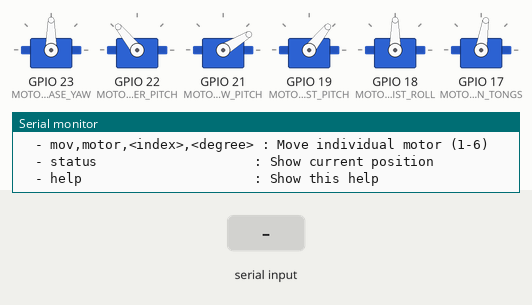
A sketch run on a simulated ESP32. On the bench: 6 × servo, the last lines printed to the serial monitor. The test bench sets the inputs (shaded band).

Above: at 4.0 s.
4.1 s: "mov,tongs\n" received over Serial
At 4.55 s:
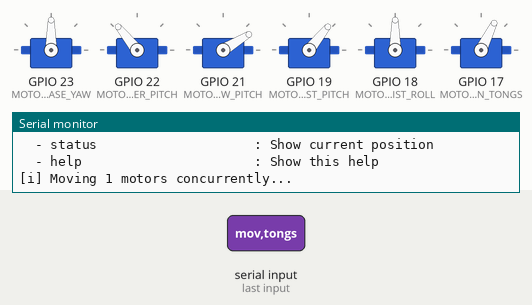
At 6.2 s:
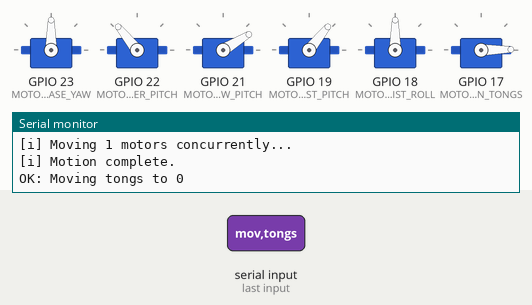
7.1 s: "mov,default\n" received over Serial
At 7.95 s:
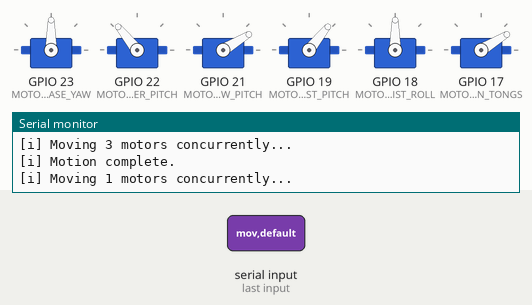
Timing chart, 0 to 10.5 s (numbered marks = the images above; inputs shaded):
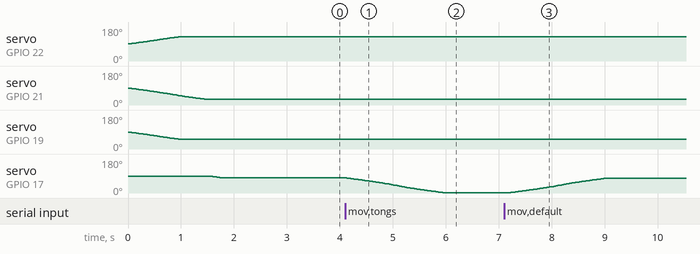

The sketch:

robot_sw_basic.ino
```cpp
#include <ESP32Servo.h>
#include <math.h>

// --- 하드웨어 정의 ---
#define MOTOR_PIN_1_BASE_YAW      (23)   // PWM 지원 핀
#define MOTOR_PIN_2_SHOULDER_PITCH (22)   // PWM 지원 핀
#define MOTOR_PIN_3_ELBOW_PITCH   (21)  // PWM 지원 핀
#define MOTOR_PIN_4_WRIST_PITCH   (19)   // PWM 지원 핀
#define MOTOR_PIN_5_WRIST_ROLL    (18)   // PWM 지원 핀
#define MOTOR_PIN_TONGS           (17)  // PWM 지원 핀

// --- 상수 ---
#define DEGREE_MIN    (0)
#define DEGREE_MAX    (180)
#define NOMOV         (255) // 모터 움직임 없음을 나타내는 값
#define MAX_MOTORS    (6)   // 최대 모터 수 (5축 + 그리퍼)

// --- 기본 위치 ---
#define DEFAULT_DEGREE_M1 (90)
#define DEFAULT_DEGREE_M2 (130)
#define DEFAULT_DEGREE_M3 (150)
#define DEFAULT_DEGREE_M4 (50)
#define DEFAULT_DEGREE_M5 (90)
#define DEFAULT_DEGREE_TONGS (80)

// 전방 선언
class Motor;

// 모터 이동 명령을 정의하는 구조체
struct MotorCommand
{
  Servo* servo;
  int targetDegree;
  bool invertRotation;
};

class Motor
{
  private:
    // 개별 모터 속도 프로파일 관리를 위한 내부 클래스
    class SpeedControlParam
    {
      public:
        int fromDegree;
        int toDegree;
        int currDegree;
        int delta;
        int momentaryDelay;
        bool isActive; // 활성 상태 플래그 추가

        SpeedControlParam() : isActive(false) {} // 기본 생성자

        SpeedControlParam(int fromDegree, int toDegree)
        {
          if (toDegree == NOMOV || fromDegree == toDegree)
          {
            this->currDegree = NOMOV;
            this->toDegree = NOMOV;
            this->momentaryDelay = 0; // 명시적 초기화
            this->isActive = false;
            return;
          }

          this->fromDegree = fromDegree;
          this->toDegree = toDegree;
          this->delta = (fromDegree < toDegree) ? 1 : -1;
          this->currDegree = fromDegree + this->delta;
          this->momentaryDelay = -1;
          this->isActive = true;

          checkLimit(&this->toDegree);
        }

        void checkLimit(int *degree)
        {
            if (*degree > DEGREE_MAX)
            {
                *degree = DEGREE_MAX;
            }
            else if (*degree < DEGREE_MIN)
            {
              *degree = DEGREE_MIN;
            }
        }
    };

  protected:
    // 5개 축 + 집게를 위한 정적 서보 객체 (스택 할당으로 변경)
    static Servo motor1_base_yaw;
    static Servo motor2_shoulder_pitch;
    static Servo motor3_elbow_pitch;
    static Servo motor4_wrist_pitch;
    static Servo motor5_wrist_roll;
    static Servo tongsMotor;
    static bool initialized; // 초기화 상태 플래그

    void initialize()
    {
        if (initialized) return; // 중복 초기화 방지

        Serial.println("[i] Initializing motor system...");

        // ESP32Servo 라이브러리 초기화 (타이머 할당)
        ESP32PWM::allocateTimer(0);
        ESP32PWM::allocateTimer(1);
        ESP32PWM::allocateTimer(2);
        ESP32PWM::allocateTimer(3);

        // 서보 attach 시 PWM 주파수 설정 (50Hz) 및 펄스 폭 범위 설정
        motor1_base_yaw.setPeriodHertz(50);
        motor2_shoulder_pitch.setPeriodHertz(50);
        motor3_elbow_pitch.setPeriodHertz(50);
        motor4_wrist_pitch.setPeriodHertz(50);
        motor5_wrist_roll.setPeriodHertz(50);
        tongsMotor.setPeriodHertz(50);

        // 서보 연결 (500-2500μs 펄스 폭으로 MG996R 등 표준 서보 호환)
        motor1_base_yaw.attach(MOTOR_PIN_1_BASE_YAW, 500, 2500);
        motor2_shoulder_pitch.attach(MOTOR_PIN_2_SHOULDER_PITCH, 500, 2500);
        motor3_elbow_pitch.attach(MOTOR_PIN_3_ELBOW_PITCH, 500, 2500);
        motor4_wrist_pitch.attach(MOTOR_PIN_4_WRIST_PITCH, 500, 2500);
        motor5_wrist_roll.attach(MOTOR_PIN_5_WRIST_ROLL, 500, 2500);
        tongsMotor.attach(MOTOR_PIN_TONGS, 500, 2500);

        initialized = true;
        Serial.println("[i] Motor system initialized successfully.");
    }

    // 개선된 가우시안 속도 프로파일 함수 (최소 지연값 증가)
    int getMomentaryDelayByGauss(int fromDegree, int toDegree, int currDegree)
    {
      if (fromDegree == toDegree)
      {
        return 0;
      }

      // 경계 조건 확인 (기존 로직 유지)
      if (fromDegree < toDegree)
      {
        currDegree = (currDegree > toDegree) ? toDegree : currDegree;
        currDegree = (currDegree < fromDegree) ? fromDegree : currDegree;
      }
      else
      {
        currDegree = (currDegree > fromDegree) ? fromDegree : currDegree;
        currDegree = (currDegree < toDegree) ? toDegree : currDegree;
      }

      float x = ((float)currDegree - fromDegree) / (toDegree - fromDegree);

      // 전류 스파이크 방지를 위한 최소 지연값 증가 (5ms → 8ms)
      const float MOMENTARY_DELAY_MS_MAX = 25.0; // 최대값도 약간 증가
      const float MOMENTARY_DELAY_MS_MIN = 8.0;  // 최소값 증가로 안정성 향상
      const float MOMENTARY_DELAY_MS_DIFF = MOMENTARY_DELAY_MS_MAX - MOMENTARY_DELAY_MS_MIN;
      const float ROTATE_DEGREE_MAX = 180.0;
      const float B = 0.5;
      const float C = 0.235;

      float y = MOMENTARY_DELAY_MS_MAX - MOMENTARY_DELAY_MS_DIFF * exp(-((x - B) * (x - B)) / (C * C)) * (abs(fromDegree - toDegree) / ROTATE_DEGREE_MAX);

      return round(y);
    }

    // 생성자
    Motor()
    {
        initialize();
    }

    // 개선된 모션 엔진 (VLA 제거, 오버슈트 가드 개선)
    void moveMotorsConcurrently(MotorCommand commands[], int numMotors)
    {
        if (!initialized) {
            Serial.println("[E] Motors not initialized!");
            return;
        }

        if (numMotors > MAX_MOTORS) {
            Serial.println("[E] Too many motors specified!");
            return;
        }

        // 유효성 검사
        for (int i = 0; i < numMotors; i++) {
            if (commands[i].servo == nullptr) {
                Serial.println("[E] Invalid servo pointer!");
                return;
            }
        }

        // VLA 제거: 고정 크기 배열 사용
        SpeedControlParam params[MAX_MOTORS];
        bool allMovesComplete = false;
        int activeMotors = 0;

        // 초기 파라미터 설정
        for (int i = 0; i < numMotors; i++)
        {
            int startDegree = commands[i].servo->read();
            int targetDegree = commands[i].targetDegree;

            // 반전 로직 적용
            if (commands[i].invertRotation)
            {
                targetDegree = DEGREE_MAX - targetDegree;
            }

            // 범위 제한
            if (targetDegree > DEGREE_MAX) targetDegree = DEGREE_MAX;
            if (targetDegree < DEGREE_MIN) targetDegree = DEGREE_MIN;

            params[i] = SpeedControlParam(startDegree, targetDegree);
            if (params[i].isActive) {
                activeMotors++;
            }
        }

        if (activeMotors == 0) {
            Serial.println("[i] No motors need to move.");
            return;
        }

        Serial.print("[i] Moving ");
        Serial.print(activeMotors);
        Serial.println(" motors concurrently...");

        // 주 제어 루프
        unsigned long lastUpdate = millis();
        while (!allMovesComplete)
        {
            allMovesComplete = true;

            for (int i = 0; i < numMotors; i++)
            {
                // 비활성 모터나 완료된 모터 건너뛰기
                if (!params[i].isActive || params[i].currDegree == NOMOV || params[i].currDegree == params[i].toDegree)
                {
                    continue;
                }

                allMovesComplete = false;

                // 다음 단계 실행 시간 확인
                if (params[i].momentaryDelay < 0)
                {
                    commands[i].servo->write(params[i].currDegree);

                    // 가우시안 프로파일로 지연 계산
                    params[i].momentaryDelay = getMomentaryDelayByGauss(params[i].fromDegree, params[i].toDegree, params[i].currDegree);

                    // 다음 각도로 진행
                    params[i].currDegree += params[i].delta;

                    // 개선된 오버슈트 가드
                    if ((params[i].delta > 0 && params[i].currDegree > params[i].toDegree) ||
                        (params[i].delta < 0 && params[i].currDegree < params[i].toDegree)) {
                        params[i].currDegree = params[i].toDegree;
                        commands[i].servo->write(params[i].currDegree);
                    }
                }
            }

            delay(1); // 1ms 시스템 심장박동

            // 지연 카운터 감소
            for (int i = 0; i < numMotors; i++)
            {
                if (params[i].isActive && params[i].momentaryDelay >= 0) {
                    params[i].momentaryDelay--;
                }
            }

            // 타임아웃 방지 (30초)
            if (millis() - lastUpdate > 30000) {
                Serial.println("[W] Motion timeout - stopping.");
                break;
            }
        }

        Serial.println("[i] Motion complete.");
    }
};

// 정적 멤버 초기화 (스택 할당으로 변경)
Servo Motor::motor1_base_yaw;
Servo Motor::motor2_shoulder_pitch;
Servo Motor::motor3_elbow_pitch;
Servo Motor::motor4_wrist_pitch;
Servo Motor::motor5_wrist_roll;
Servo Motor::tongsMotor;
bool Motor::initialized = false;

class Robot : public Motor
{
  private:
    static Robot *_instance;

    Robot() : Motor() {}

  public:
    static Robot* getInstance()
    {
        if (_instance == nullptr)
        {
            _instance = new Robot();
        }
        return _instance;
    }
    void primeToDefault()
    {
        Serial.println("[i] Priming motors to default position...");
        motor1_base_yaw.write(DEFAULT_DEGREE_M1);
        motor2_shoulder_pitch.write(DEFAULT_DEGREE_M2);
        // M3는 회전 방향이 반대이므로, 설정값도 반대로 적용해야 합니다.
        motor3_elbow_pitch.write(DEGREE_MAX - DEFAULT_DEGREE_M3);
        motor4_wrist_pitch.write(DEFAULT_DEGREE_M4);
        motor5_wrist_roll.write(DEFAULT_DEGREE_M5);
        tongsMotor.write(DEFAULT_DEGREE_TONGS);
        Serial.println("[i] Priming complete.");
    }
    // 5축 팔 제어
    void movArms(int m1_deg, int m2_deg, int m3_deg, int m4_deg, int m5_deg)
    {
        const int NUM_ARM_MOTORS = 5;
        MotorCommand commands[NUM_ARM_MOTORS] =
        {
            {&motor1_base_yaw,       m1_deg, false},
            {&motor2_shoulder_pitch, m2_deg, false},
            {&motor3_elbow_pitch,    m3_deg, true},  // 반전 활성화
            {&motor4_wrist_pitch,    m4_deg, false},
            {&motor5_wrist_roll,     m5_deg, false}
        };
        moveMotorsConcurrently(commands, NUM_ARM_MOTORS);
    }

    // 집게 제어
    void movTongs(int toDegree)
    {
        MotorCommand commands[1] =
        {
            {&tongsMotor, toDegree, false}
        };
        moveMotorsConcurrently(commands, 1);
    }

    // 기본 위치로 이동
    void movDefault()
    {
        Serial.println("[i] Moving to default position...");
        movArms(DEFAULT_DEGREE_M1, DEFAULT_DEGREE_M2, DEFAULT_DEGREE_M3, DEFAULT_DEGREE_M4, DEFAULT_DEGREE_M5);
        delay(100); // 팔 이동 완료 대기
        movTongs(DEFAULT_DEGREE_TONGS);
        Serial.println("[i] Default position reached.");
    }

    // 현재 위치 출력 (JSON 형태로 개선)
    void printCurrentPosition()
    {
        Serial.println("{");
        Serial.print("  \"m1_base_yaw\": "); Serial.print(motor1_base_yaw.read()); Serial.println(",");
        Serial.print("  \"m2_shoulder_pitch\": "); Serial.print(motor2_shoulder_pitch.read()); Serial.println(",");
        Serial.print("  \"m3_elbow_pitch\": "); Serial.print(motor3_elbow_pitch.read()); Serial.println(",");
        Serial.print("  \"m4_wrist_pitch\": "); Serial.print(motor4_wrist_pitch.read()); Serial.println(",");
        Serial.print("  \"m5_wrist_roll\": "); Serial.print(motor5_wrist_roll.read()); Serial.println(",");
        Serial.print("  \"tongs\": "); Serial.println(tongsMotor.read());
        Serial.println("}");
    }

    // 개별 모터 제어 (디버깅용)
    void moveMotor(int motorIndex, int degree)
    {
        if (degree < DEGREE_MIN || degree > DEGREE_MAX) {
            Serial.println("[E] Degree out of range (0-180).");
            return;
        }

        Servo* targetServo = nullptr;
        String motorName = "";

        switch (motorIndex) {
            case 1: targetServo = &motor1_base_yaw; motorName = "Base Yaw"; break;
            case 2: targetServo = &motor2_shoulder_pitch; motorName = "Shoulder Pitch"; break;
            case 3: targetServo = &motor3_elbow_pitch; motorName = "Elbow Pitch"; break;
            case 4: targetServo = &motor4_wrist_pitch; motorName = "Wrist Pitch"; break;
            case 5: targetServo = &motor5_wrist_roll; motorName = "Wrist Roll"; break;
            case 6: targetServo = &tongsMotor; motorName = "Tongs"; break;
            default:
                Serial.println("[E] Invalid motor index (1-6).");
                return;
        }

        MotorCommand commands[1] = {{targetServo, degree, (motorIndex == 3)}};
        Serial.print("[i] Moving "); Serial.print(motorName); Serial.print(" to "); Serial.println(degree);
        moveMotorsConcurrently(commands, 1);
    }
};

Robot* Robot::_instance = nullptr;

void setup()
{
    Serial.begin(115200);
    while (!Serial) {
        delay(10);
    }

    Serial.println("[i] ESP32 5-Axis Robot Control System v2.0");
    Serial.println("[i] Hardware: 5-DOF Arm + Gripper");
    Serial.println("[i] Initializing...");

    // 로봇 인스턴스 생성 및 초기화
    Robot *robot = Robot::getInstance();

    // 초기 위치로 이동
    robot->movDefault();
    delay(1000); // 초기화 완료 대기

    robot->printCurrentPosition();
    Serial.println("[i] Setup complete. Ready for commands.");
    Serial.println("");
    Serial.println("Available commands:");
    Serial.println("  - ready?                    : Check if robot is ready");
    Serial.println("  - mov,default               : Move to default position");
    Serial.println("  - mov,arms,<m1>,<m2>,<m3>,<m4>,<m5> : Move all arm motors");
    Serial.println("  - mov,tongs,<degree>        : Move gripper");
    Serial.println("  - mov,motor,<index>,<degree> : Move individual motor (1-6)");
    Serial.println("  - status                    : Show current position");
    Serial.println("  - help                      : Show this help");
    Serial.println("");
}

void loop()
{
    if (Serial.available() < 1) {
        return;
    }

    String str = Serial.readStringUntil('\n');
    str.trim();

    if (str.length() == 0) {
        return;
    }

    Robot *robot = Robot::getInstance();

    if (str.equals("ready?"))
    {
        Serial.println("true");
    }
    else if (str.equals("status"))
    {
        robot->printCurrentPosition();
    }
    else if (str.equals("help"))
    {
        Serial.println("Available commands:");
        Serial.println("  - ready?, status, help");
        Serial.println("  - mov,default");
        Serial.println("  - mov,arms,<m1>,<m2>,<m3>,<m4>,<m5>");
        Serial.println("  - mov,tongs,<degree>");
        Serial.println("  - mov,motor,<index>,<degree>");
    }
    else if (str.startsWith("mov,default"))
    {
        robot->movDefault();
        Serial.println("OK: Moved to default position.");
    }
    else if (str.startsWith("mov,arms"))
    {
        // 예: mov,arms,90,90,90,90,90
        const int NUM_PARAMS = 5;
        int degrees[NUM_PARAMS];
        int last_idx = 9; // "mov,arms," 이후 시작

        bool parseError = false;
        for (int i = 0; i < NUM_PARAMS; i++)
        {
            int comma_idx = str.indexOf(',', last_idx);
            String param;

            if (comma_idx == -1)
            {
                if (i < NUM_PARAMS - 1)
                {
                    Serial.println("ERR: Not enough parameters for mov,arms. Expected 5.");
                    parseError = true;
                    break;
                }
                param = str.substring(last_idx);
            }
            else
            {
                param = str.substring(last_idx, comma_idx);
            }

            degrees[i] = param.toInt();
            if (degrees[i] < DEGREE_MIN || degrees[i] > DEGREE_MAX)
            {
                Serial.print("ERR: Parameter ");
                Serial.print(i + 1);
                Serial.println(" out of range (0-180).");
                parseError = true;
                break;
            }

            last_idx = comma_idx + 1;
        }

        if (!parseError)
        {
            Serial.print("OK: Moving arms to (");
            for (int i = 0; i < NUM_PARAMS; i++)
            {
                Serial.print(degrees[i]);
                if (i < NUM_PARAMS - 1) Serial.print(", ");
            }
            Serial.println(")");

            robot->movArms(degrees[0], degrees[1], degrees[2], degrees[3], degrees[4]);
        }
    }
    else if (str.startsWith("mov,tongs"))
    {
        // 예: mov,tongs,100
        String param = str.substring(10);
        int toDegree = param.toInt();

        if (toDegree < DEGREE_MIN || toDegree > DEGREE_MAX)
        {
            Serial.println("ERR: Tongs parameter out of range (0-180).");
        }
        else
        {
            robot->movTongs(toDegree);
            Serial.print("OK: Moving tongs to ");
            Serial.println(toDegree);
        }
    }
    else if (str.startsWith("mov,motor"))
    {
        // 예: mov,motor,1,90
        int first_comma = str.indexOf(',', 4);
        int second_comma = str.indexOf(',', first_comma + 1);

        if (first_comma == -1 || second_comma == -1) {
            Serial.println("ERR: Invalid format. Use: mov,motor,<index>,<degree>");
            return;
        }

        int motorIndex = str.substring(first_comma + 1, second_comma).toInt();
        int degree = str.substring(second_comma + 1).toInt();

        robot->moveMotor(motorIndex, degree);
    }
    else
    {
        Serial.println("ERR: Unknown command. Type 'help' for available commands.");
    }
}
```

Measured:
- after the input at 4.1 s, servo on GPIO 17 (MOTOR_PIN_TONGS): moves from 81° to 1° over 1.9 s, starting at once
- after the input at 7.1 s, servo on GPIO 17 (MOTOR_PIN_TONGS): moves from 1° to 79° over 1.8 s, starting after 0.10 s
